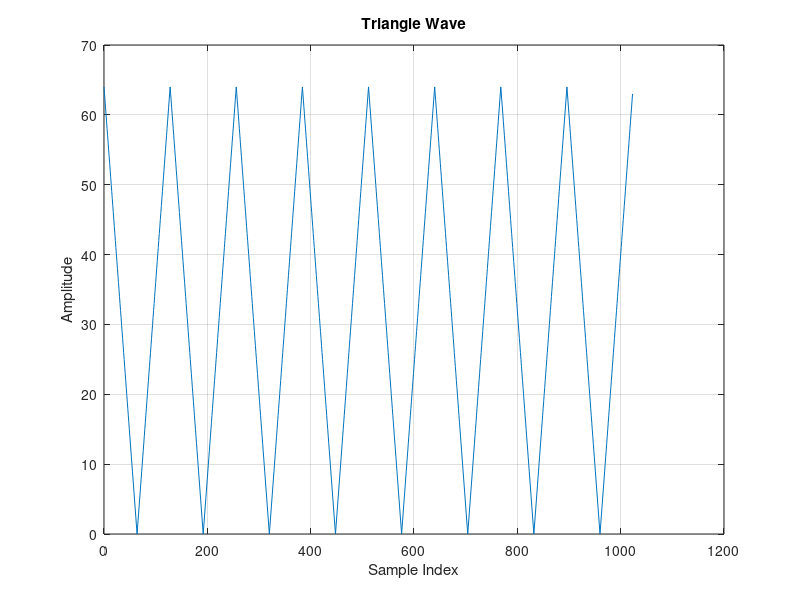

Source code (MATLAB):
% Generate 1024 samples of a non-negative triangle wave
t = 0:1023;
x = abs(mod(t, 128) - 64);

% Convert the samples to 16-bit values
real_part = uint16(x);
imag_part = uint16(zeros(1, 1024));

% Combine the real and imaginary parts into a single 16-bit value
samples_combined = bitor(bitshift(real_part, 8), imag_part);

% Write the samples to a text file
fid = fopen('triangle_samples.txt', 'w');
fprintf(fid, '%04X\n', samples_combined);
fclose(fid);

% Plot the triangle wave
figure;
plot(t, x);
grid on;
xlabel('Sample Index');
ylabel('Amplitude');
title('Triangle Wave');
